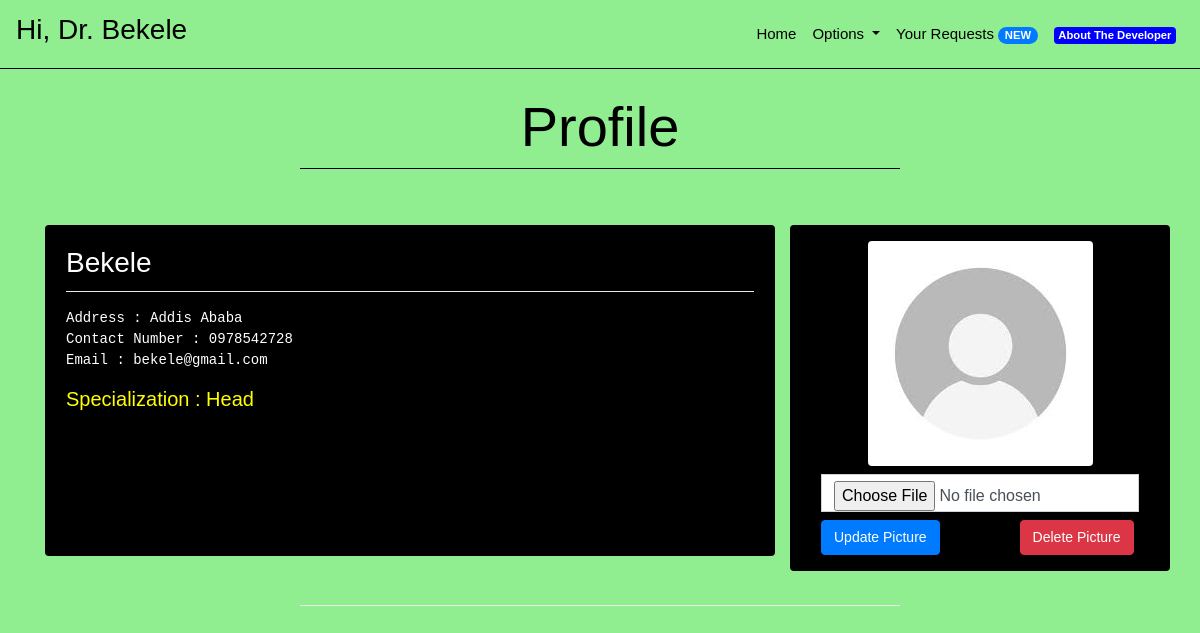
/profile (signed in), run on the app's committed database.
### core/models.py (models this page shows, shortened)
class Doctor(models.Model):
    name = models.CharField(max_length = 30)
    address = models.CharField(max_length = 100)
    contactNumber = models.CharField(unique = True, max_length = 10)
    email = models.EmailField(unique = True, max_length = 255)
    specialization = models.CharField(max_length = 100)
    passwordHash = models.CharField(max_length = 64)
    emailHash = models.CharField(max_length = 64)
    image = models.ImageField(upload_to='profile_images/', default='profile_images/default.jpg')

### core/views.py (the view, shortened to what this page needs)
# urls.py: path('profile', views.profile, name = "profile"),
def profile(request):
    request = requestSessionInitializedChecker(request)
    if request.method == "GET":
        if request.session['isLoggedIn']:
            if request.session['isDoctor']:
                doctor = Doctor.objects.get(emailHash = request.session['userEmail'])
                context = {
                    "user": doctor
                    }
                response = render(request, "core/profile.html", context)
                return responseHeadersModifier(response)

### core/views.py (called while the page is built)
def responseHeadersModifier(response):
    response["Cache-Control"] = "no-cache, no-store, must-revalidate"
    response["Pragma"] = "no-cache"
    response["Expires"] = "0"
    return response

def requestSessionInitializedChecker(request):
    if not request.session.get('isDoctor'):
        request.session['isDoctor'] = ""
    if not request.session.get('isLoggedIn'):
        request.session['isLoggedIn'] = False
    if not request.session.get('userEmail'):
        request.session['userEmail'] = ""
    if not request.session.get('Name'):
        request.session['Name'] = ""
    if not request.session.get('numberNewAssistances'):
        request.session['numberNewAssistances'] = ""
    return request

### core/templates/core/profile.html (shortened to what this page needs)
{% extends "core/base.html" %}
{% block bodytag %}
{% load static %}
<body background="{% static 'core/images/back.png' %}" style="background-size: auto auto;">
    {% endblock %}
    {% block body %}
    <br>
    <h1 style="text-align:center;color:black;" class="display-4">
        Profile
    </h1>
    <li class="dropdown-divider" style="margin-left:25%;margin-right:25%;color:yellow;border-color:black"></li>
    <br>
    <br>
    <div class="row container" style="margin: 0 auto;">
        <div class="col-md-8 col-sm-12 mb-3">
            <div class="card" style="background:rgba(0,0,0,1.0);color:white;padding-bottom:17%">
                <div class="card-body">
                    <h3 class="card-title"> {{ user.name }}</h3>
                    <li class="dropdown-divider"></li>
                    <p class="card-text">
                    <pre
                        style="color:white">Address : {{ user.address }}<br>Contact Number : {{ user.contactNumber }}<br>Email : {{ user.email }}</pre>
                    </p>
                    {% if user.specialization %}
                    <h2 class="card-link lead" style="color:yellow;margin-bottom:0;">Specialization : {{ user.specialization }}
                    </h2>
                    {% endif %}
                </div>
            </div>
        </div>
        <div class="col-md-4 col-sm-12 mb-3 text-white rounded" style="background-color: black;">
            <div class="container p-3">
                <img src="{{ user.image.url }}" class="rounded mx-auto d-block img-fluid" alt="Responsive image">
                <form action="{% url 'update_profile_picture' %}" method="post" enctype="multipart/form-data" class="mt-2">
                    <input type="file" name="image" class="form-control">
                    <div class="d-flex mt-2 align-items-center">
                        <button type="submit" class="btn btn-primary rounded">Update Picture</button>
                </form>
                <form action="{% url 'delete_profile_picture' %}" method="post" class="d-inline ms-3">
                    <button type="submit" class="btn btn-danger rounded" style="margin-left: 80px;">Delete Picture</button>
                </form>
            </div>
        </div>
        </div>
    <li class="dropdown-divider" style="margin-left:25%;margin-right:25%;margin-top:1.5%;margin-bottom:0px"></li>
    <br>
    {% endblock %}

### core/templates/core/base.html (shortened to what this page needs)
{% load static %}
<!doctype html>
<html lang="en">
<head>
    <link rel="stylesheet" href="https://stackpath.bootstrapcdn.com/bootstrap/4.2.1/css/bootstrap.min.css">
    <link rel="stylesheet" href="{% static 'core/css/style.css' %}">
    <link rel="stylesheet" href="{% static 'core/css/aboutstyle.css' %}">
    <link rel="stylesheet" href="{% static 'core/css/responsive.css' %}">
    <link rel="stylesheet" href="https://cdnjs.cloudflare.com/ajax/libs/font-awesome/4.7.0/css/font-awesome.min.css">
</head>
{% block bodytag %}
{% endblock %}
<nav class="navbar navbar-expand-lg navbar-light bg-transparent">
    {% if request.session.isLoggedIn %}
    <a class="navbar-brand" href="/">
        <h3 style="color:black;text-align:center">Hi,{% if request.session.isDoctor %} Dr.{% endif %} {{ request.session.Name }}</h3>
    </a>
    {% else %}
    <a class="navbar-brand" href="/">
        <h2 style="color:black;text-align:center">Enen</h2>
    </a>
    {% endif %}
    <div class="collapse navbar-collapse" id="navbarSupportedContent">
        <ul class="navbar-nav ml-auto">
            <li class="nav-item active">
                <a class="nav-link" href="{% url 'index' %}" style="color:black">Home </a>
            </li>
            {% if request.session.isLoggedIn %}
            <li class="nav-item dropdown">
                <a class="nav-link dropdown-toggle" style="color:black" href="#" id="navbarDropdown" role="button"
                    data-toggle="dropdown" aria-haspopup="true" aria-expanded="false">
                    Options
                </a>
            </li>
            {% endif %}
            {% if request.session.isLoggedIn %}
            <li class="nav-item">
                <a class="nav-link" href="{% url 'login' %}" style="color:black">Your Requests <span
                        class="badge badge-primary badge-pill">{{ request.session.numberNewAssistances }}
                        NEW</span></a>
            </li>
            {% else %}
            <li class="nav-item">
                <a class="nav-link" href="{% url 'login' %}" style="color:black">Login</a>
            </li>
            {% endif %}
            <li class="nav-item">
                <a class="nav-link" href="{% url 'about' %}" style="color:black"><span style="background-color: blue" class="badge badge-secondary">About The Developer</span></a>
            </li>
        </ul>
    </div>
</nav>
<li class="dropdown-divider" style="margin-top:0px;margin-bottom:0px;border-color:black"></li>
{% block body %}
{% endblock %}
</body>
</html>

### core/static/core/css/style.css (style rules this page uses)
body { font-family: 'Nunito', sans-serif; color: #000000; background-color: #fefefe; overflow-x: hidden; }
@media (min-width: 1200px) { .container { max-width: 1170px; } }

### core/static/core/css/aboutstyle.css (style rules this page uses)
* { margin: 0; padding: 0; border: 0; outline: none; }
p { font-size: 15px; line-height: 1.6; font-weight: 500; }
a { font-family: 'Quicksand', sans-serif; font-size: 15px; color: #555555; }
img { max-width: 100%; height: auto; }
button { font-family: 'Poppins', sans-serif; font-size: 14px !important; border-radius: 0 !important; }
input, textarea, .form-control, select { border-radius: 0 !important; font-family: 'Quicksand', sans-serif; }

### data on the page
Doctor: session.Name "Bekele", name "Bekele", address "Addis Ababa", contactNumber "0978542728", email "bekele@gmail.com", specialization "Head", image (placeholder picture)
